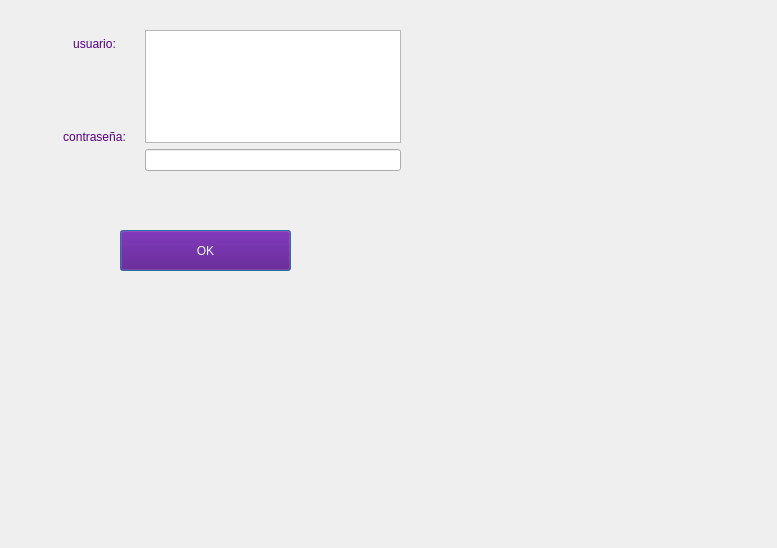
<?xml version="1.0" encoding="UTF-8"?>
<ui version="4.0">
 <class>check_Dialog</class>
 <widget class="QDialog" name="check_Dialog">
  <property name="geometry">
   <rect>
    <x>0</x>
    <y>0</y>
    <width>777</width>
    <height>548</height>
   </rect>
  </property>
  <property name="windowTitle">
   <string>Dialog</string>
  </property>
  <widget class="QPushButton" name="boton_ok">
   <property name="geometry">
    <rect>
     <x>120</x>
     <y>230</y>
     <width>171</width>
     <height>41</height>
    </rect>
   </property>
   <property name="styleSheet">
    <string notr="true">color:#E6FAFC;
font: 87 16pt &quot;Segoe UI Black&quot;;

background-color: rgb(85, 0, 127);</string>
   </property>
   <property name="text">
    <string>OK</string>
   </property>
  </widget>
  <widget class="QWidget" name="">
   <property name="geometry">
    <rect>
     <x>50</x>
     <y>30</y>
     <width>351</width>
     <height>141</height>
    </rect>
   </property>
   <layout class="QHBoxLayout" name="horizontalLayout_2">
    <item>
     <layout class="QHBoxLayout" name="horizontalLayout" stretch="0">
      <item>
       <layout class="QVBoxLayout" name="verticalLayout_2">
        <item>
         <widget class="QLabel" name="label">
          <property name="styleSheet">
           <string notr="true">
color: rgb(85, 0, 127);
font: 87 12pt &quot;Segoe UI Black&quot;;</string>
          </property>
          <property name="text">
           <string>&lt;html&gt;&lt;head/&gt;&lt;body&gt;&lt;p align=&quot;center&quot;&gt;usuario:&lt;/p&gt;&lt;p align=&quot;center&quot;&gt;&lt;br/&gt;&lt;/p&gt;&lt;/body&gt;&lt;/html&gt;</string>
          </property>
         </widget>
        </item>
        <item>
         <widget class="QLabel" name="label_2">
          <property name="styleSheet">
           <string notr="true">
color: rgb(85, 0, 127);
font: 87 12pt &quot;Segoe UI Black&quot;;</string>
          </property>
          <property name="text">
           <string>&lt;html&gt;&lt;head/&gt;&lt;body&gt;&lt;p align=&quot;center&quot;&gt;contraseña:&lt;/p&gt;&lt;/body&gt;&lt;/html&gt;</string>
          </property>
         </widget>
        </item>
       </layout>
      </item>
     </layout>
    </item>
    <item>
     <layout class="QVBoxLayout" name="verticalLayout" stretch="0,10">
      <property name="sizeConstraint">
       <enum>QLayout::SetMinimumSize</enum>
      </property>
      <item>
       <widget class="QPlainTextEdit" name="user_label">
        <property name="sizePolicy">
         <sizepolicy hsizetype="Minimum" vsizetype="Minimum">
          <horstretch>0</horstretch>
          <verstretch>0</verstretch>
         </sizepolicy>
        </property>
       </widget>
      </item>
      <item>
       <widget class="QLineEdit" name="password_label">
        <property name="sizePolicy">
         <sizepolicy hsizetype="Minimum" vsizetype="Minimum">
          <horstretch>0</horstretch>
          <verstretch>0</verstretch>
         </sizepolicy>
        </property>
       </widget>
      </item>
     </layout>
    </item>
   </layout>
  </widget>
 </widget>
 <resources/>
 <connections/>
</ui>
